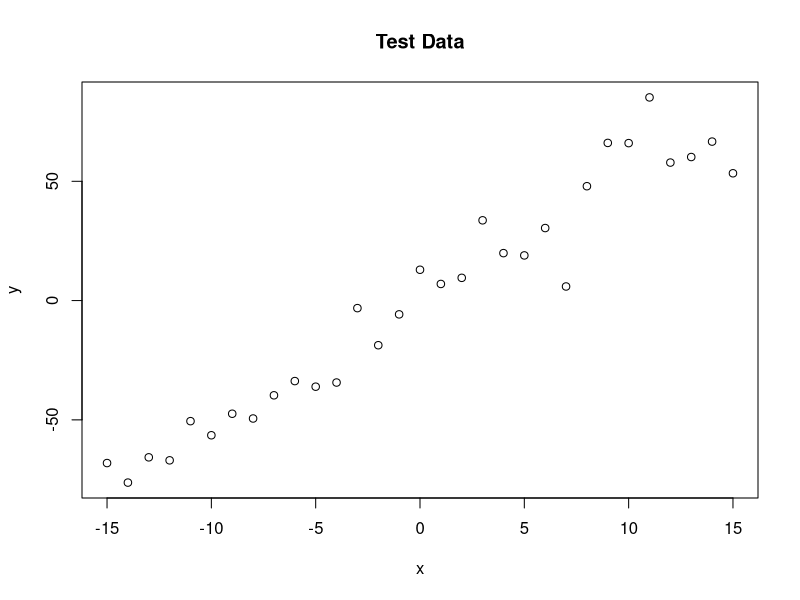
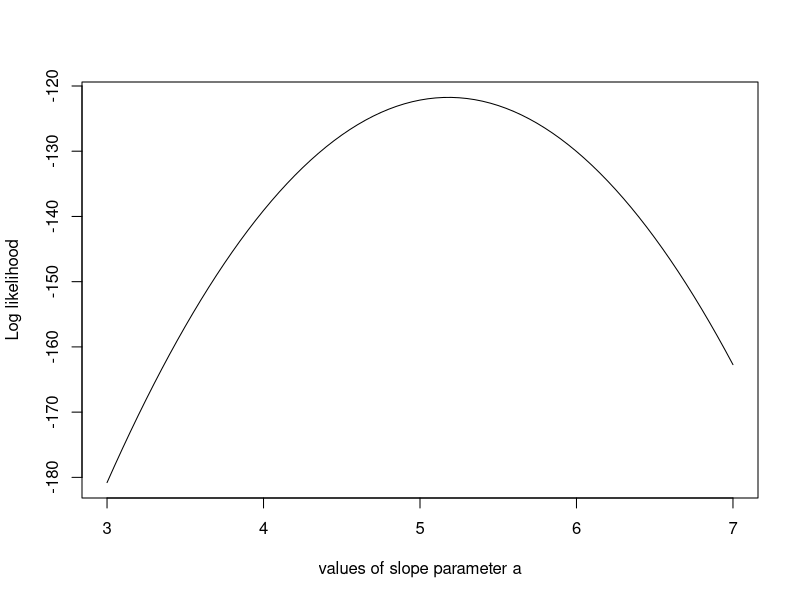
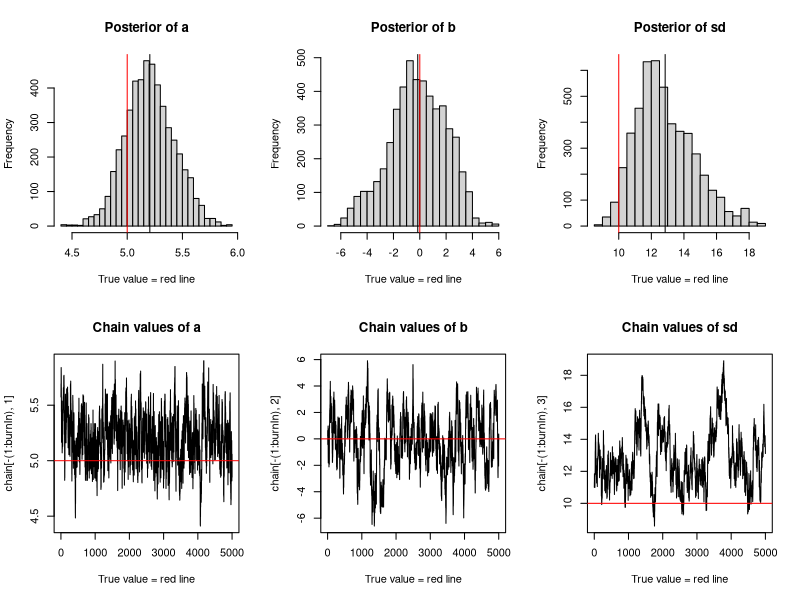

Generate these figures, in order, with R:
trueA <- 5  # set the true value of a to be 5
trueB <- 0  # set the true value of b to be 0
trueSd <- 10  # set the true value of sd to be 10
sampleSize <- 31  # set the sample size generated by model to be 31

# create independent x-values 
x <- (-(sampleSize-1)/2):((sampleSize-1)/2)  # set x as a arithmetic sequence from -15 to 15, the step is 1
# create dependent values according to ax + b + N(0,sd)
y <-  trueA * x + trueB + rnorm(n=sampleSize,mean=0,sd=trueSd)  # generate the sequence of y by model

plot(x,y, main="Test Data")  # plot the scatter plot for x and y

likelihood <- function(param){  # define the log likelihood, takes the parameters of the distributuion as the input
  a = param[1]  # set a to be the first element of param
  b = param[2]  # set b to be the second element of param
  sd = param[3]  # set standard deviation to be the third element of param
  
  pred = a*x + b  # calculate the predictions (the mean of conditional distribution of y given x, which is actually a normal distribution)
  singlelikelihoods = dnorm(y, mean = pred, sd = sd, log = T)  # compute the log likelihood for each data point
  sumll = sum(singlelikelihoods)  # sum all the log likehood for dataset
  return(sumll)  # return the sum
}

# Example: plot the likelihood profile of the slope a
slopevalues <- function(x){return(likelihood(c(x, trueB, trueSd)))}  # use true value of b and sd, take a as the only varibale, return the likelihhod function depending on a
slopelikelihoods <- lapply(seq(3, 7, by=.05), slopevalues )   # for a to be 3, 3.5, ..., 7, calculate the corresponding likelihood
plot (seq(3, 7, by=.05), slopelikelihoods , type="l", xlab = "values of slope parameter a", ylab = "Log likelihood")  # plot the line plot of a and corresponding likelihood value

# Prior distribution
prior <- function(param){  # define the log prior, take parameters as the input
  a = param[1]  # set a to be the first element of param
  b = param[2]  # set b to be the second element of param
  sd = param[3]  # set standard deviation to be the third element of param
  aprior = dunif(a, min=0, max=10, log = T)  # define the prior distribution for a as the uniform distribution between 0 and 10
  bprior = dnorm(b, sd = 5, log = T)  # define the prior distribution for b as the norm distribution with mean 0 and standard deviation 5
  sdprior = dunif(sd, min=0, max=30, log = T)  # define the prior distribtuion for sd as the uniform distribution between 0 and 30
  return(aprior+bprior+sdprior)  # return the sum of log prior for three variables
}

posterior <- function(param){  # define the log posterior function (without normalizing), take parameters as the input
  return (likelihood(param) + prior(param))  # return the sum of log likelihood and log prior
}

######## Metropolis algorithm ################

proposalfunction <- function(param){  # define the proposal function, take parameters as the input
  return(rnorm(3,mean = param, sd= c(0.1,0.5,0.3)))  # define the propsal function as a normal distribution, take the parameter states now as the mean of the distribution
}

run_metropolis_MCMC <- function(startvalue, iterations){  # define the MH sampling function, take start value(for three parameters) and number for iteration as the input
  chain = array(dim = c(iterations+1,3))  # initialize the chain as a (iteration+1) * 3 array, to record the sampling in each iteration
  chain[1,] = startvalue  # set the first row of chain to be startvalue
  for (i in 1:iterations){  # use the for loop to draw samples
    proposal = proposalfunction(chain[i,])  # use proposal function to draw (i+1)th sample based on the ith sample
    
    probab = exp(posterior(proposal) - posterior(chain[i,]))  # calculate the acceptance probability. Because the symmetry property of the normal distribution, the proposal probability just cancelled. We only need to calculate the the ratio of target distribution.
    if (runif(1) < probab){  # use a uniform random variable between 0 and 1 to decide whether to accept the sample or not, so that the acceptance rate will be the desired probability
      chain[i+1,] = proposal  # if the uniform random variable is smaller than the acceptance probability, then we accept this sample and put it into chain
    }else{
      chain[i+1,] = chain[i,]  # otherwise, we drop this sample, set the (i+1)th sample the same as the ith sample
    }
  }
  return(chain)  # after iterating for setted times, we return the whole chain
}

startvalue = c(4,0,10)  # set the start value for our experiment
chain = run_metropolis_MCMC(startvalue, 10000)  # use the MH sampling function we defined to get the sample chain, the iteration times are setted as 10000

burnIn = 5000  # set the burn in time as 5000, that means we will drop the first 5000 samples because it may not converge
acceptance = 1-mean(duplicated(chain[-(1:burnIn),]))  # calculate the acceptance rate for our selected samples

### Summary: #######################

MHSummary <- function(chain, burnIn, trueA, truB, trueSd){
  par(mfrow = c(2,3))  # set the graph to contain 2 * 3 subgraphs
  hist(chain[-(1:burnIn),1],nclass=30, main="Posterior of a", xlab="True value = red line" )  # draw the histogram of kept sampling of a
  abline(v = mean(chain[-(1:burnIn),1]))  # draw a vertical line indicating the mean value of sampled a
  abline(v = trueA, col="red" )  # draw a red vertical line indicating the true value of a
  hist(chain[-(1:burnIn),2],nclass=30, main="Posterior of b", xlab="True value = red line")  # draw the histogram of kept sampling of b
  abline(v = mean(chain[-(1:burnIn),2]))  # draw a vertical line indicating the mean value of sampled b
  abline(v = trueB, col="red" )  # draw a red vertical line indicating the true value of b
  hist(chain[-(1:burnIn),3],nclass=30, main="Posterior of sd", xlab="True value = red line")   # draw the histogram of kept sampling of c
  abline(v = mean(chain[-(1:burnIn),3]) )  # draw a vertical line indicating the mean value of sampled c
  abline(v = trueSd, col="red" )  # draw a red vertical line indicating the true value of c
  plot(chain[-(1:burnIn),1], type = "l", xlab="True value = red line" , main = "Chain values of a")  # draw the line plot of the kept sample of a
  abline(h = trueA, col="red" )  # draw a horizontal line indicating the true value of a
  plot(chain[-(1:burnIn),2], type = "l", xlab="True value = red line" , main = "Chain values of b")  # draw the line plot of the kept sample of b
  abline(h = trueB, col="red" )  # draw a horizontal line indicating the true value of b
  plot(chain[-(1:burnIn),3], type = "l", xlab="True value = red line" , main = "Chain values of sd")  # draw the line plot of the kept sample of c
  abline(h = trueSd, col="red" )  # draw a horizontal line indicating the true value of c
}

MHSummary(chain, burnIn, trueA, truB, trueSd)

# for comparison:
summary(lm(y~x))  # show the estimated coefficients using linear model for comparison
